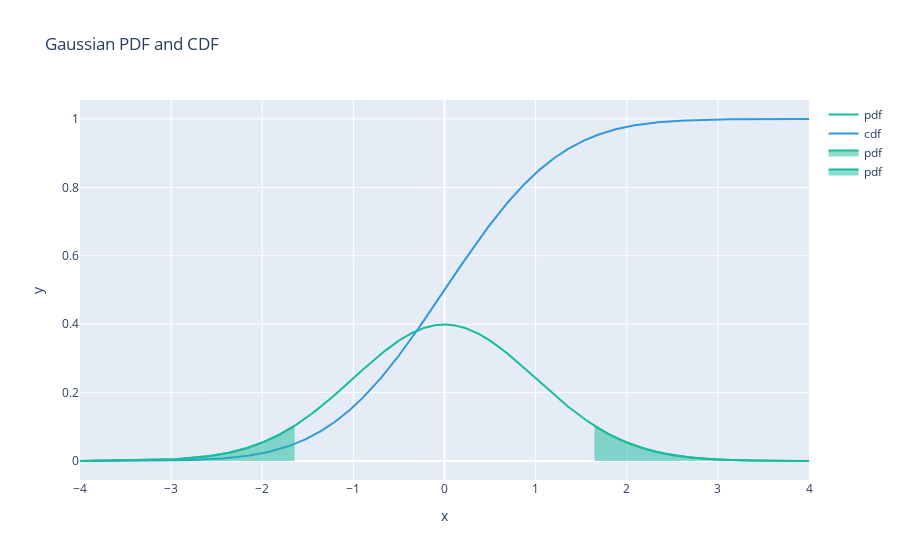

Notebook cell for this chart:
### Code cell
from scipy.stats import norm

gaussian_pdf = norm(0, 1).pdf
gaussian_cdf = norm(0, 1).cdf

x = np.linspace(-4, 4, 1000)
fig = go.Figure()
fig.add_trace(
    go.Scatter(
        x=x, y=gaussian_pdf(x), mode="lines", name="pdf", line=dict(color=COLOR_LIST[0])
    )
)

fig.add_trace(
    go.Scatter(
        x=x, y=gaussian_cdf(x), mode="lines", name="cdf", line=dict(color=COLOR_LIST[1])
    )
)

fig.update_layout(
    xaxis=dict(title="x"),
    yaxis=dict(title="y"),
    title="Gaussian PDF and CDF",
    showlegend=True,
)

alpha = 0.1

right_x = norm(0, 1).ppf(1 - alpha / 2)
left_x = norm(0, 1).ppf(alpha / 2)

left_x = x[x <= left_x]
fig.add_trace(
    go.Scatter(
        x=left_x,
        y=gaussian_pdf(left_x),
        mode="lines",
        name="pdf",
        line=dict(color=COLOR_LIST[0]),
        fill="tozeroy",
    )
)

right_x = x[x >= right_x]
fig.add_trace(
    go.Scatter(
        x=right_x,
        y=gaussian_pdf(right_x),
        mode="lines",
        name="pdf",
        line=dict(color=COLOR_LIST[0]),
        fill="tozeroy",
    )
)

### Figure 1 — Plotly figure (JSON) as saved in the notebook; plotly's stock layout.template omitted (floating-point values rounded to 4 significant figures; data arrays with more than 128 entries replaced by an {"elided": "..."} marker saying what was removed)
{"data": [{"line": {"color": "#1abc9c"}, "mode": "lines", "name": "pdf", "type": "scatter", "x": {"elided": "1000 float values"}, "y": {"elided": "1000 float values"}}, {"line": {"color": "#3498db"}, "mode": "lines", "name": "cdf", "type": "scatter", "x": {"elided": "1000 float values"}, "y": {"elided": "1000 float values"}}, {"fill": "tozeroy", "line": {"color": "#1abc9c"}, "mode": "lines", "name": "pdf", "type": "scatter", "x": {"elided": "295 float values"}, "y": {"elided": "295 float values"}}, {"fill": "tozeroy", "line": {"color": "#1abc9c"}, "mode": "lines", "name": "pdf", "type": "scatter", "x": {"elided": "295 float values"}, "y": {"elided": "295 float values"}}], "layout": {"showlegend": true, "title": {"text": "Gaussian PDF and CDF"}, "xaxis": {"title": {"text": "x"}}, "yaxis": {"title": {"text": "y"}}}}
